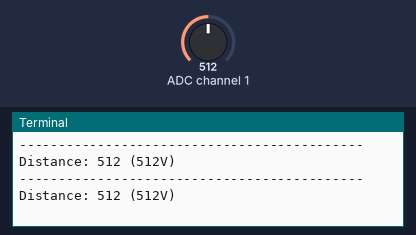
Bench run of a program on a simulated Raspberry Pi (BCM pin numbers). On the bench: the last lines printed to the terminal. The inputs (shaded band) are chosen by the test bench; at power-on: ADC channel 1 = 512 (analog values on the 0–1023 scale).

Above: at 1.2 s.
1.3 s: ADC channel 1 set to 716
At 2.6 s:
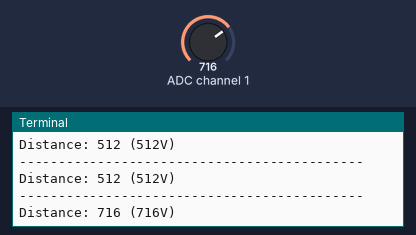
2.8 s: ADC channel 1 set to 900
At 3.8 s:
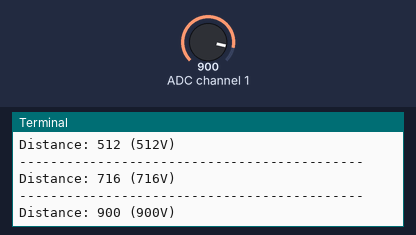
Timing chart, 0 to 5.8 s (numbered marks = the images above; inputs shaded):
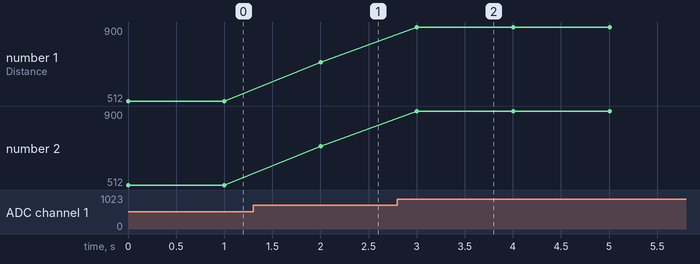

Measured:
- after the input at 1.3 s, the terminal: prints a new line after 0.70 s (image 1)
- after the input at 2.8 s, the terminal: prints a new line after 0.20 s (image 2)
- plotted number 1: 512 → 716 after the input at 1.3 s, 716 → 900 after the input at 2.8 s
- plotted number 2: 512 → 716 after the input at 1.3 s, 716 → 900 after the input at 2.8 s

The program:

Raspberry_Sharp_Sensor_CODE.py
```python
#!/usr/bin/python
#Python script including MCP3008 read

import spidev
import time
import os

# Open SPI bus
spi = spidev.SpiDev()
spi.open(0,0)

# Function to read SPI data from MCP3008 chip. Channel must be an integer between 0 and 7
# ReadChannel function - Needs an argument named channel
def ReadChannel(channel):
  adc = spi.xfer2([1,(8+channel)<<4,0])
  data = ((adc[1]&3) << 8) + adc[2]
  return data

# Function to convert data to voltage level, rounded to specified number of decimal places.
# ConvertVolts function - Needs two arguments named data and places(number of decimal palces)
def ConvertVolts(data,places):
  volts = (data * 3.3) / float(1023)
  volts = round(data,places)
  return data

# Function to calculate distance from SHARP IR sensor data, rounded to specified number of decimal places.
def ConvertDistance(data,places):
	d = 16.2537 * data**4 - 129.893 * data**3 + 382.268 * data**2 - 512.611 * data + 306.439
	cm = int(round(d,places))
    #val = '%d cm' % cm
    #percent = int(cm/1.5)
	return cm

# Define sensor channels
Sharp_1=1

# Define delay between readings
delay = 1

while True:

  # Read the Sharp IR sensor data
  Sharp_level = ReadChannel(Sharp_1)
  Sharp_volts = ConvertVolts(Sharp_level,2)
  Sharp_dist = ConvertDistance(Sharp_level,2)

  # Print out results
  print "--------------------------------------------"
  print("Distance: {} ({}V)".format(Sharp_level,Sharp_volts,Sharp_dist))
  #print("Temp : {} ({}V) {} deg C".format(temp_level,temp_volts,temp))

  # Wait before repeating loop
  time.sleep(delay)
```
